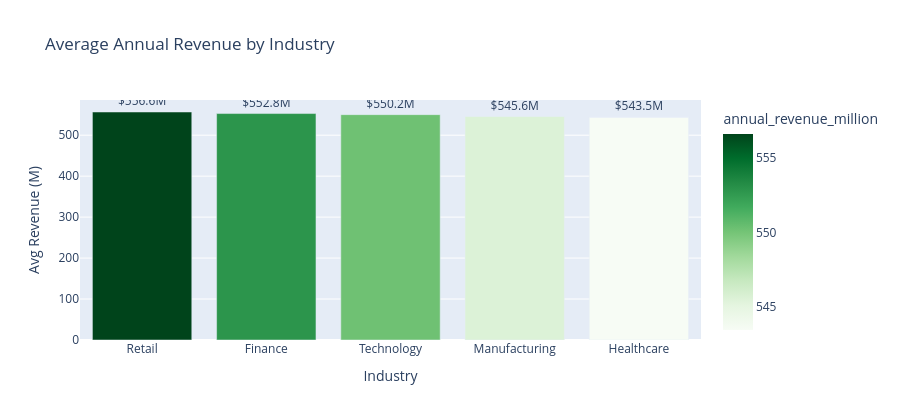

Write notebook code for a chart like this one.
### Code cell
# ── Average Revenue by Industry (interactive) ─────────────────────────────────
avg_rev = df.groupby('industry')[TARGET].mean().reset_index().sort_values(TARGET, ascending=False)

fig = px.bar(avg_rev, x='industry', y=TARGET,
             title='Average Annual Revenue by Industry',
             color=TARGET, color_continuous_scale='Greens',
             text=avg_rev[TARGET].round(1))
fig.update_traces(texttemplate='$%{text}M', textposition='outside')
fig.update_layout(height=420, xaxis_title='Industry', yaxis_title='Avg Revenue (M)')
fig.show()

### Figure 1 — Plotly figure (JSON) as saved in the notebook; plotly's stock layout.template omitted (floating-point values rounded to 4 significant figures)
{"data": [{"hovertemplate": "industry=%{x}<br>annual_revenue_million=%{marker.color}<br>text=%{text}<extra></extra>", "legendgroup": "", "marker": {"color": [556.6, 552.8, 550.2, 545.6, 543.5], "coloraxis": "coloraxis", "pattern": {"shape": ""}}, "name": "", "orientation": "v", "showlegend": false, "text": [556.6, 552.8, 550.2, 545.6, 543.5], "textposition": "outside", "texttemplate": "$%{text}M", "type": "bar", "x": ["Retail", "Finance", "Technology", "Manufacturing", "Healthcare"], "xaxis": "x", "y": [556.6, 552.8, 550.2, 545.6, 543.5], "yaxis": "y"}], "layout": {"barmode": "relative", "coloraxis": {"autocolorscale": false, "colorbar": {"title": {"text": "annual_revenue_million"}}, "colorscale": [[0, "rgb(247,252,245)"], [0.125, "rgb(229,245,224)"], [0.25, "rgb(199,233,192)"], [0.375, "rgb(161,217,155)"], [0.5, "rgb(116,196,118)"], [0.625, "rgb(65,171,93)"], [0.75, "rgb(35,139,69)"], [0.875, "rgb(0,109,44)"], [1, "rgb(0,68,27)"]]}, "height": 420, "legend": {"tracegroupgap": 0}, "title": {"text": "Average Annual Revenue by Industry"}, "xaxis": {"anchor": "y", "domain": [0, 1], "title": {"text": "Industry"}}, "yaxis": {"anchor": "x", "domain": [0, 1], "title": {"text": "Avg Revenue (M)"}}}}
